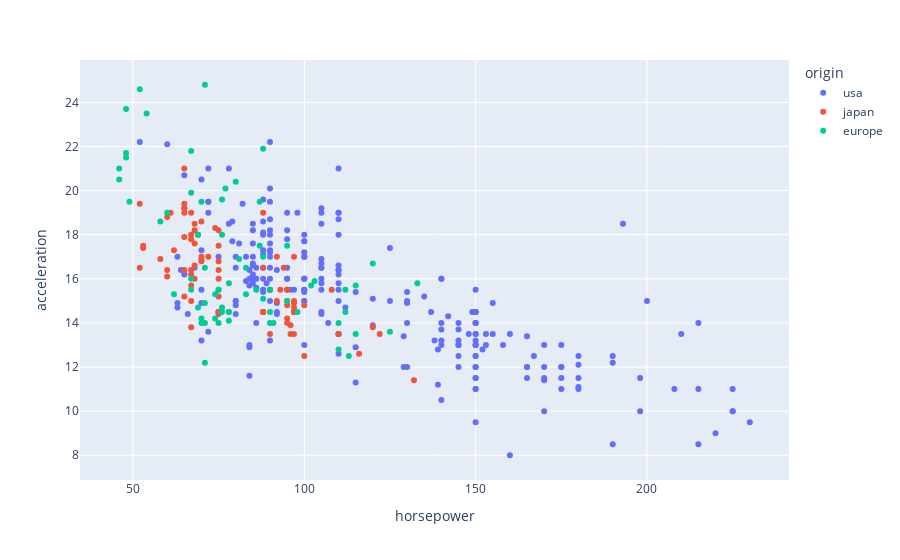

Notebook code for this chart:
### Markdown cell above
### Change the color based on the origin

### Code cell
px.scatter(data_frame = df_cars , x = 'horsepower' , y = 'acceleration' , color = 'origin')

### Figure 1 — Plotly figure (JSON) as saved in the notebook; plotly's stock layout.template omitted (floating-point values rounded to 4 significant figures; data arrays with more than 128 entries replaced by an {"elided": "..."} marker saying what was removed)
{"data": [{"hovertemplate": "origin=usa<br>horsepower=%{x}<br>acceleration=%{y}<extra></extra>", "legendgroup": "usa", "marker": {"color": "#636efa", "symbol": "circle"}, "mode": "markers", "name": "usa", "orientation": "v", "showlegend": true, "type": "scatter", "x": {"elided": "249 int values"}, "xaxis": "x", "y": {"elided": "249 float values"}, "yaxis": "y"}, {"hovertemplate": "origin=japan<br>horsepower=%{x}<br>acceleration=%{y}<extra></extra>", "legendgroup": "japan", "marker": {"color": "#EF553B", "symbol": "circle"}, "mode": "markers", "name": "japan", "orientation": "v", "showlegend": true, "type": "scatter", "x": [95, 88, 88, 95, 65, 69, 95, 97, 92, 97, 88, 88, 94, 90, 122, 67, 65, 52, 61, 97, 93, 75, 96, 97, 53, 53, 70, 75, 108, 68, 70, 75, 67, 97, 110, 52, 70, 60, 95, 97, 95, 97, 68, 65, 65, 60, 65, 90, 75, 92, 75, 65, 65, 67, 67, 132, 100, 72, 58, 60, 67, 65, 62, 68, 75, 75, 100, 74, 116, 120, 68, 68, 88, 75, 70, 67, 67, 67, 96], "xaxis": "x", "y": [15, 14.5, 14.5, 14, 19, 18, 15.5, 13.5, 17, 14.5, 16.5, 19, 16.5, 13.5, 13.5, 19, 21, 16.5, 19, 15, 15.5, 16, 13.5, 17, 17.5, 17.4, 17, 16.4, 15.5, 18.5, 16.8, 18.2, 16.4, 14.5, 13.5, 19.4, 18.6, 16.4, 14.2, 14.7, 14.8, 14.9, 16.6, 15.2, 19.2, 18.8, 16.4, 15.5, 17.5, 15, 15.2, 17.9, 19.2, 13.8, 18, 11.4, 12.5, 17, 16.9, 16.1, 17.8, 19.4, 17.3, 16, 14.4, 16.8, 14.8, 18.3, 12.6, 13.8, 18.2, 17.6, 14.5, 14.5, 16.9, 15, 15.7, 16.2, 13.9], "yaxis": "y"}, {"hovertemplate": "origin=europe<br>horsepower=%{x}<br>acceleration=%{y}<extra></extra>", "legendgroup": "europe", "marker": {"color": "#00cc96", "symbol": "circle"}, "mode": "markers", "name": "europe", "orientation": "v", "showlegend": true, "type": "scatter", "x": [46, 87, 90, 95, 113, 90, 70, 76, 60, 54, 112, 76, 87, 69, 46, 90, 49, 75, 91, 112, 110, 83, 67, 78, 75, 75, 67, 71, 70, 95, 88, 98, 115, 86, 81, 83, 70, 71, 102, 88, 120, 58, 78, 78, 110, 48, 103, 125, 115, 133, 71, 71, 77, 71, 69, 76, 78, 48, 48, 67, 67, null, 62, 88, 74, null, 80, 76, 74, 52], "xaxis": "x", "y": [20.5, 17.5, 14.5, 17.5, 12.5, 14, 19.5, 14.5, 19, 23.5, 14.5, 18, 19.5, 18, 21, 15.5, 19.5, 15.5, 14, 15.5, 14, 16.5, 15.5, 14.5, 15.5, 14, 16, 16.5, 14, 15, 17, 14.5, 13.5, 15.5, 16.9, 15.3, 14.2, 12.2, 15.7, 21.9, 16.7, 18.6, 14.5, 14.1, 12.8, 21.5, 15.9, 13.6, 15.7, 15.8, 14.9, 14, 20.1, 24.8, 14.7, 14.7, 15.8, 21.7, 23.7, 19.9, 21.8, 17.3, 15.3, 15.1, 14.2, 15.8, 20.4, 19.6, 15.3, 24.6], "yaxis": "y"}], "layout": {"autosize": true, "legend": {"title": {"text": "origin"}, "tracegroupgap": 0}, "margin": {"t": 60}, "xaxis": {"anchor": "y", "autorange": true, "domain": [0, 1], "range": [30.48, 245.5], "title": {"text": "horsepower"}, "type": "linear"}, "yaxis": {"anchor": "x", "autorange": true, "domain": [0, 1], "range": [6.699, 26.1], "title": {"text": "acceleration"}, "type": "linear"}}}
